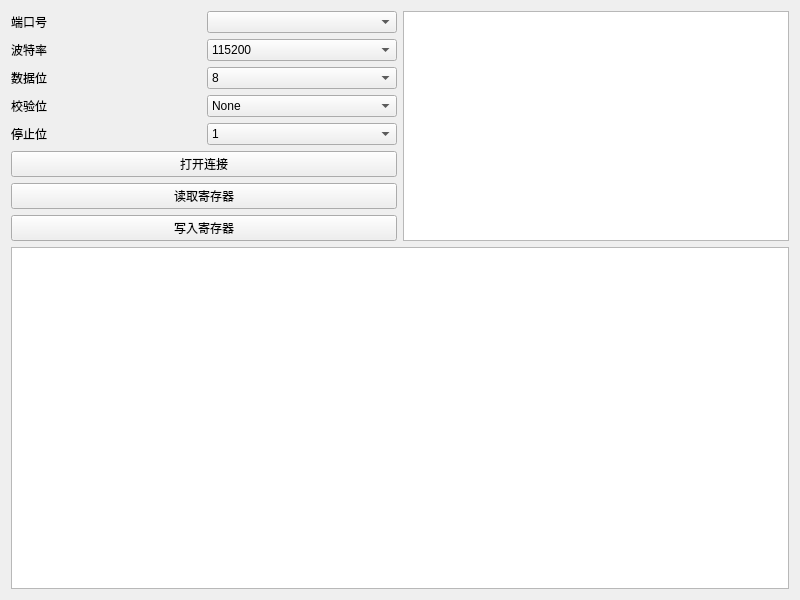
<?xml version="1.0" encoding="UTF-8"?>
<ui version="4.0">
 <class>Widget</class>
 <widget class="QWidget" name="Widget">
  <property name="geometry">
   <rect>
    <x>0</x>
    <y>0</y>
    <width>800</width>
    <height>600</height>
   </rect>
  </property>
  <property name="windowTitle">
   <string>Widget</string>
  </property>
  <layout class="QGridLayout" name="gridLayout_3">
   <item row="0" column="0">
    <layout class="QGridLayout" name="gridLayout_2">
     <item row="0" column="0">
      <layout class="QGridLayout" name="gridLayout">
       <item row="0" column="0">
        <widget class="QLabel" name="label">
         <property name="text">
          <string>端口号</string>
         </property>
        </widget>
       </item>
       <item row="0" column="1">
        <widget class="QComboBox" name="comboBox"/>
       </item>
       <item row="1" column="0">
        <widget class="QLabel" name="label_2">
         <property name="text">
          <string>波特率</string>
         </property>
        </widget>
       </item>
       <item row="1" column="1">
        <widget class="QComboBox" name="comboBox_2">
         <item>
          <property name="text">
           <string>115200</string>
          </property>
         </item>
         <item>
          <property name="text">
           <string>57600</string>
          </property>
         </item>
         <item>
          <property name="text">
           <string>38400</string>
          </property>
         </item>
         <item>
          <property name="text">
           <string>19200</string>
          </property>
         </item>
         <item>
          <property name="text">
           <string>9600</string>
          </property>
         </item>
        </widget>
       </item>
       <item row="2" column="0">
        <widget class="QLabel" name="label_3">
         <property name="text">
          <string>数据位</string>
         </property>
        </widget>
       </item>
       <item row="2" column="1">
        <widget class="QComboBox" name="comboBox_3">
         <item>
          <property name="text">
           <string>8</string>
          </property>
         </item>
         <item>
          <property name="text">
           <string>7</string>
          </property>
         </item>
         <item>
          <property name="text">
           <string>6</string>
          </property>
         </item>
         <item>
          <property name="text">
           <string>5</string>
          </property>
         </item>
        </widget>
       </item>
       <item row="3" column="0">
        <widget class="QLabel" name="label_4">
         <property name="text">
          <string>校验位</string>
         </property>
        </widget>
       </item>
       <item row="3" column="1">
        <widget class="QComboBox" name="comboBox_4">
         <item>
          <property name="text">
           <string>None</string>
          </property>
         </item>
         <item>
          <property name="text">
           <string>Even</string>
          </property>
         </item>
         <item>
          <property name="text">
           <string>Odd</string>
          </property>
         </item>
         <item>
          <property name="text">
           <string>Space</string>
          </property>
         </item>
         <item>
          <property name="text">
           <string>Mark</string>
          </property>
         </item>
        </widget>
       </item>
       <item row="4" column="0">
        <widget class="QLabel" name="label_5">
         <property name="text">
          <string>停止位</string>
         </property>
        </widget>
       </item>
       <item row="4" column="1">
        <widget class="QComboBox" name="comboBox_5">
         <item>
          <property name="text">
           <string>1</string>
          </property>
         </item>
         <item>
          <property name="text">
           <string>2</string>
          </property>
         </item>
        </widget>
       </item>
       <item row="5" column="0" colspan="2">
        <widget class="QPushButton" name="pushButton">
         <property name="sizePolicy">
          <sizepolicy hsizetype="Minimum" vsizetype="Fixed">
           <horstretch>0</horstretch>
           <verstretch>0</verstretch>
          </sizepolicy>
         </property>
         <property name="text">
          <string>打开连接</string>
         </property>
        </widget>
       </item>
       <item row="6" column="0" colspan="2">
        <widget class="QPushButton" name="pushButton_3">
         <property name="text">
          <string>读取寄存器</string>
         </property>
        </widget>
       </item>
       <item row="7" column="0" colspan="2">
        <widget class="QPushButton" name="pushButton_2">
         <property name="text">
          <string>写入寄存器</string>
         </property>
        </widget>
       </item>
      </layout>
     </item>
     <item row="0" column="1">
      <widget class="QTextBrowser" name="textBrowser">
       <property name="sizePolicy">
        <sizepolicy hsizetype="Preferred" vsizetype="Preferred">
         <horstretch>0</horstretch>
         <verstretch>0</verstretch>
        </sizepolicy>
       </property>
      </widget>
     </item>
    </layout>
   </item>
   <item row="1" column="0">
    <widget class="QTextEdit" name="textEdit">
     <property name="sizePolicy">
      <sizepolicy hsizetype="Preferred" vsizetype="Preferred">
       <horstretch>0</horstretch>
       <verstretch>0</verstretch>
      </sizepolicy>
     </property>
    </widget>
   </item>
  </layout>
 </widget>
 <resources/>
 <connections/>
</ui>
